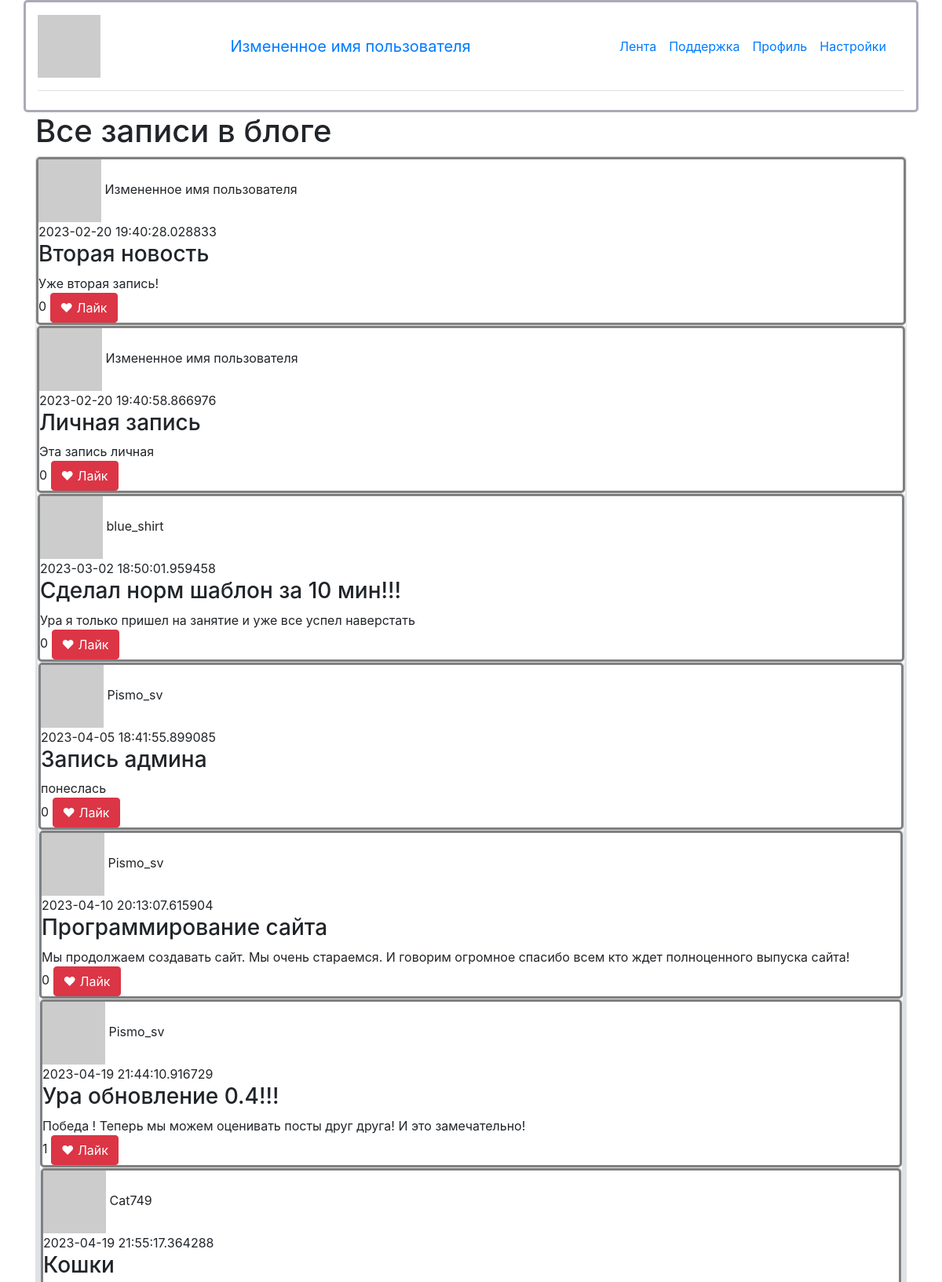
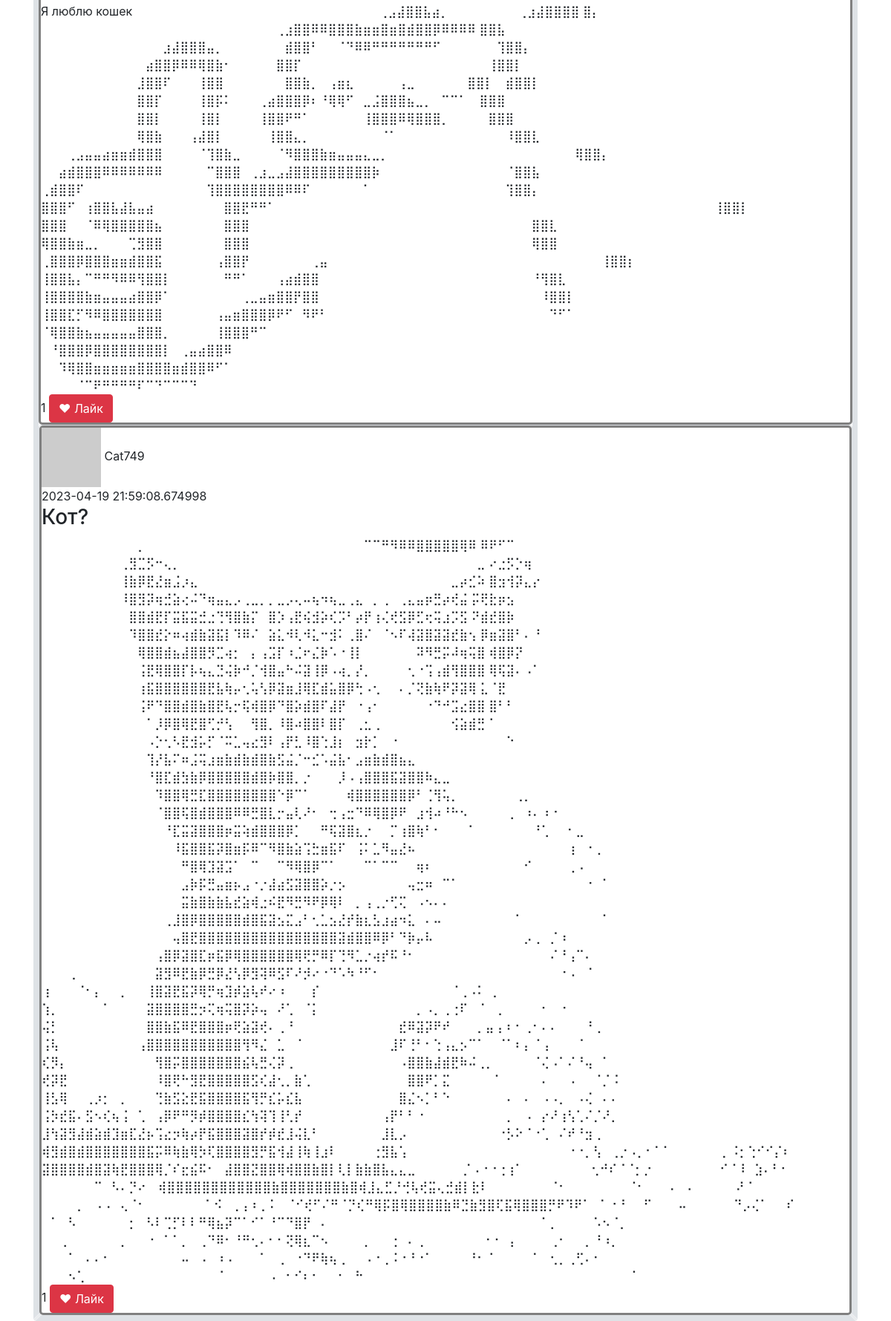
The page / (signed in) on the database its author committed (2 pictures, top to bottom).
### data/users.py (models this page shows, shortened)
class User(SqlAlchemyBase, UserMixin):
    __tablename__ = 'users'
    id = sqlalchemy.Column(sqlalchemy.Integer,
                           primary_key=True, autoincrement=True)
    name = sqlalchemy.Column(sqlalchemy.String, nullable=True)
    about = sqlalchemy.Column(sqlalchemy.String, nullable=True)
    email = sqlalchemy.Column(sqlalchemy.String,
                              index=True, unique=True, nullable=True)
    hashed_password = sqlalchemy.Column(sqlalchemy.String, nullable=True)
    created_date = sqlalchemy.Column(sqlalchemy.DateTime,
                                     default=datetime.datetime.now)
    news = orm.relationship("News", back_populates='user')
    def avatar(self, size):
        digest = md5(self.email.lower().encode('utf-8')).hexdigest()
        return 'https://www.gravatar.com/avatar/{}?d=identicon&s={}'.format(
            digest, size)

### data/news.py (models this page shows)
class News(SqlAlchemyBase):
    __tablename__ = 'news'
    id = sqlalchemy.Column(sqlalchemy.Integer,
                           primary_key=True, autoincrement=True)
    title = sqlalchemy.Column(sqlalchemy.String, nullable=True)
    content = sqlalchemy.Column(sqlalchemy.String, nullable=True)
    created_date = sqlalchemy.Column(sqlalchemy.DateTime,
                                     default=datetime.datetime.now)
    is_private = sqlalchemy.Column(sqlalchemy.Boolean, default=True)
    user_id = sqlalchemy.Column(sqlalchemy.Integer,
                                sqlalchemy.ForeignKey("users.id"))
    likes = sqlalchemy.Column(sqlalchemy.Integer, default=0)
    liked_users = sqlalchemy.Column(sqlalchemy.String)
    user = orm.relationship('User')

### main.py (the view)
@app.route("/")
def index():
    db_sess = db_session.create_session()
    if current_user.is_authenticated:
        news = db_sess.query(News).filter(
            (News.user == current_user) | (News.is_private != True))
    else:
        news = db_sess.query(News).filter(News.is_private != True)
    return render_template("index.html", news=news)

### data/db_session.py (called while the page is built)
def create_session() -> Session:
    global __factory
    return __factory()

### main.py (called while the page is built)
@login_manager.user_loader
def load_user(user_id):
    db_sess = db_session.create_session()
    return db_sess.query(User).get(user_id)

### templates/index.html (shortened to what this page needs)
{% extends "base.html" %}
{% block content %}
<h1>Все записи в блоге</h1>
{% for item in news%}
<div class="col-md6 border rounded">
    <div id="news{{loop.index}}">
        <img src="{{item.user.avatar(40)}}">
        <span>{{item.user.name}}<span/><br>
        <span>{{item.created_date}}<span/>
        <h3>{{item.title}}</h3>
        {{item.content}}
        <br>
        <span>{{item.likes}}<span/>
        {% if current_user.is_authenticated %}
            {% if not item.liked_users %}
                <a href="/like/{{item.id}}" class="btn btn-danger">
                ❤ Лайк
                </a>
            {% elif current_user.name not in item.liked_users%}
                <a href="/like/{{item.id}}" class="btn btn-danger">
                ❤ Лайк
                </a>
            {% elif current_user.name in item.liked_users %}
                <a href="/dislike/{{item.id}}" class="btn btn-secondary">
                ❤ Лайк
                </a>
            {% endif %}
        {% endif %}
</div>
{% endfor %}
{% endblock %}

### templates/base.html (shortened to what this page needs)
<!doctype html>
<html lang="en">
<head>
    <link rel="stylesheet"
          href="https://stackpath.bootstrapcdn.com/bootstrap/4.4.1/css/bootstrap.min.css"
>
</head>
<body>
<header>
    <div class="container" style="background-color: white; border:#aaabb8 solid; ">
        <header class="d-flex flex-wrap align-items-center justify-content-center justify-content-md-between py-3 mb-4 border-bottom">
            {% if current_user.is_authenticated %}
            <img src="{{current_user.avatar(80)}}">
            <a class="navbar-brand" href="/logout">{{ current_user.name }}</a>
            {% endif %}
            <ul class="nav col-12 col-md-auto mb-2 justify-content-center mb-md-0">
                <li><a href="/" class="nav-link px-2 link-secondary">Лента</a></li>
                <li><a href="#" class="nav-link px-2">Поддержка</a></li>
                <li><a href="/profile" class="nav-link px-2">Профиль</a></li>
                <li><a href="#" class="nav-link px-2" style="">Настройки</a></li>
        </header>
    </div>
</header>
<main role="main" class="container">
    {% block content %}{% endblock %}
</main>
</body>
</html>

### templates/base.html (style rules this page uses)
body { background: url(https://img.freepik.com/free-photo/white-concrete-wall_53876-92803.jpg?w=1380&t=st=1681221851~exp=1681222451~hmac=b56127937686b29879128f878f829b32c23de93e679daa4056adbcf6740c8b92); background-color: #AAABB8 background-repeat: repeat-x; background-repeat: repeat-y; background-size: 100%; }

### templates/index.html (style rules this page uses)
div { background: white; border: solid gray; border-radius: 5px; }

### rows shown on the page
User: name "Измененное имя пользователя"
News: user.name "Измененное имя пользователя", created_date "2023-02-20 19:40:28.028833", title "Вторая новость", content "Уже вторая запись!", likes "0"
News: user.name "Измененное имя пользователя", created_date "2023-02-20 19:40:58.866976", title "Личная запись", content "Эта запись личная", likes "0"
News: user.name "blue_shirt", created_date "2023-03-02 18:50:01.959458", title "Сделал норм шаблон за 10 мин!!!", content "Ура я только пришел на занятие и уже все успел наверстать", likes "0"
News: user.name "Pismo_sv", created_date "2023-04-05 18:41:55.899085", title "Запись админа", content "понеслась", likes "0"
News: user.name "Pismo_sv", created_date "2023-04-10 20:13:07.615904", title "Программирование сайта", content "Мы продолжаем создавать сайт. Мы очень стараемся. И говорим огромное спасибо всем кто ждет полноценного выпуска сайта!", likes "0"
News: user.name "Pismo_sv", created_date "2023-04-19 21:44:10.916729", title "Ура обновление 0.4!!!", content "Победа ! Теперь мы можем оценивать посты друг друга! И это замечательно!", likes "1"
News: user.name "Cat749", created_date "2023-04-19 21:55:17.364288", title "Кошки", content "Я люблю кошек ⠀⠀⠀⠀⠀⠀⠀⠀⠀⠀⠀⠀⠀⠀⠀⠀⠀⠀⠀⠀⠀⠀⠀⠀⠀⠀⠀⠀⢀⣠⣼⣿⣿⣧⣴⡀⠀⠀⠀⠀⠀⠀⠀⠀⢀⣰⣼⣿⣿⣿⣿ ⣿⡄⠀⠀⠀⠀⠀⠀⠀ ⠀⠀⠀⠀⠀⠀⠀⠀⠀⠀⠀⠀⠀⠀⠀⠀⠀⠀⠀⠀⠀⠀⠀⠀⠀⠀⠀⢀⣰⣿⣿⠿⠿⣿⣿⣿⣷⣶⣶⣿⣶⣿⣾⣿⣿⡿⠿⠿⠿⠿ ⣿⣿⣧⠀⠀⠀⠀⠀⠀ ⠀⠀⠀⠀⠀⠀⠀⠀⠀⠀⠀⠀⠀⠀⣰⣼⣿⣿⣿⣤⡀⠀⠀⠀⠀⠀⠀⠀⣾⣿⣿⠃⠀⠀⠈⠙⠿⠿⠛⠛⠛⠛⠛⠛⠛⠋⠀⠀⠀⠀⠀⠀ ⢹⣿⣿⡄⠀⠀⠀⠀ ⠀⠀⠀⠀⠀⠀⠀⠀⠀⠀⠀⠀⣴⣿⣿⡿⠿⠿⢿⣿⣷⠂⠀⠀⠀⠀⠀⣿⣿⡏⠀⠀⠀⠀⠀⠀⠀⠀⠀⠀⠀⠀⠀⠀⠀⠀⠀⠀⠀⠀⠀ ⢸⣿⣿⡇⠀⠀⠀⠀ ⠀⠀⠀⠀⠀⠀⠀⠀⠀⠀⠀⣸⣿⣿⠏⠀⠀⠀⢸⣿⣿⠀⠀⠀⠀⠀⠀⠀⣿⣿⣷⡀⠀⢠⣶⣆⠀⠀⠀⠀⠀⢠⣀⠀⠀⠀⠀⠀⠀⣿⣿⡇⠀ ⣾⣿⣿⡇⠀⠀⠀⠀ ⠀⠀⠀⠀⠀⠀⠀⠀⠀⠀⠀⣿⣿⡏⠀⠀⠀⠀⢸⣿⡯⠅⠀⠀⠀⢀⣴⣿⣿⣿⡿⠆⠘⢿⢿⠋⠀⣀⣨⣿⣿⣿⣦⣀⡀⠀⠉⠉⠁⠀ ⣿⣿⣿⠀⠀⠀⠀⠀⠀ ⠀⠀⠀⠀⠀⠀⠀⠀⠀⠀⠀⣿⣿⡇⠀⠀⠀⠀⢸⣿⡇⠀⠀⠀⠀⢸⣿⣿⠟⠛⠁⠀⠀⠀⠀⠀⠀⢸⣿⣿⣿⠿⢿⣿⣿⣿⡀⠀⠀⠀⠀ ⣿⣿⣿⠀⠀⠀⠀⠀⠀ ⠀⠀⠀⠀⠀⠀⠀⠀⠀⠀⠀⢿⣿⣷⠀⠀⠀⢠⣼⣿⡇⠀⠀⠀⠀⠀⢸⣿⣿⣄⡀⠀⠀⠀⠀⠀⠀⠀⠀⠈⠁⠀⠀⠀⠀⠀⠀⠀⠀⠀⠀⠀⠀ ⠸⣿⣿⣇⠀⠀⠀⠀ ⠀⠀⠀⢀⣠⣤⣤⣴⣶⣶⣾⣿⣿⣿⠀⠀⠀⠀⠈⢹⣿⣷⣀⠀⠀⠀⠀⠈⠻⣿⣿⣿⣷⣶⣤⣤⣤⣄⣀⡀⠀⠀⠀⠀⠀⠀⠀⠀⠀⠀⠀⠀⠀⠀⠀⠀⠀⠀⠀⠀ ⠀⢿⣿⣿⡄⠀⠀⠀ ⠀⠀⣴⣾⣿⣿⣿⠿⠿⠿⠿⠿⠿⠿⠀⠀⠀⠀⠀⠉⣿⣿⣿⠀⢀⣰⣀⣠⣼⣿⣿⣿⣿⣿⣿⣿⣿⣿⡷⠀⠀⠀⠀⠀⠀⠀⠀⠀⠀⠀⠀⠀ ⠀⠈⣿⣿⣧⠀⠀⠀ ⢀⣾⣿⣿⠏⠀⠀⠀⠀⠀⠀⠀⠀⠀⠀⠀⠀⠀⠀⢹⣿⣿⣿⣿⣿⣿⣿⣿⠿⠿⠏⠀⠀⠀⠀⠀⠀⠁⠀⠀⠀⠀⠀⠀⠀⠀⠀⠀⠀⠀⠀…", likes "1"
News: user.name "Cat749", created_date "2023-04-19 21:59:08.674998", title "Кот?", content "⠀⠀⠀⠀⠀⠀⠀⠀⠀⠀⠀⡀⠀⠀⠀⠀⠀⠀⠀⠀⠀⠀⠀⠀⠀⠀⠀⠀⠀⠀⠀⠀⠀⠀⠀⠀⠀⠉⠉⠛⠻⠿⠿⣿⣿⣿⣿⣿⢿⠿ ⠿⠟⠋⠉⠀⠀⠀⠀⠀⠀⠀⠀⠀⠀⠀ ⠀⠀⠀⠀⠀⠀⠀⠀⠀⢀⣻⣉⡫⠒⢄⡀⠀⠀⠀⠀⠀⠀⠀⠀⠀⠀⠀⠀⠀⠀⠀⠀⠀⠀⠀⠀⠀⠀⠀⠀⠀⠀⠀⠀⠀⠀⠀⠀⠀⠀⣀ ⠔⣐⡫⡑⢶⠀⠀⠀⠀⠀⠀⠀⠀⠀ ⠀⠀⠀⠀⠀⠀⠀⠀⠀⢸⣷⡿⣟⣜⣶⣨⡰⣄⠀⠀⠀⠀⠀⠀⠀⠀⠀⠀⠀⠀⠀⠀⠀⠀⠀⠀⠀⠀⠀⠀⠀⠀⠀⠀⠀⠀⠀⣀⡴⣊⠵ ⣿⣲⢺⡽⣄⡔⠀⠀⠀⠀⠀⠀⠀⠀ ⠀⠀⠀⠀⠀⠀⠀⠀⠀⠸⣿⣻⡽⢶⣚⣵⢔⠬⠙⢶⣤⣄⡠⢀⣀⡀⡀⣀⡠⢄⠤⢦⠲⢦⣀⢀⣄⠀⡀⢀⠀⢀⣄⣤⡶⣛⡴⢞⣬ ⡭⢟⣗⡶⣢⠀⠀⠀⠀⠀⠀⠀⠀⠀ ⠀⠀⠀⠀⠀⠀⠀⠀⠀⠀⣿⣿⣾⣟⡏⣭⣯⣭⣚⣐⢙⢻⣿⣷⡍⠀⣿⡱⢠⣟⢮⣺⡵⢎⡩⠃⡴⡟⢰⢌⢞⣫⡿⣋⢖⢭⣰⡩⣫ ⠝⣾⣞⣿⡷⠀⠀⠀⠀⠀⠀⠀⠀⠀ ⠀⠀⠀⠀⠀⠀⠀⠀⠀⠀⠹⣿⣿⣞⡕⠶⢴⣾⣷⣽⣯⡇⠹⠿⠌⠀⣵⣅⠺⢇⠺⣅⠒⣺⠅⢀⣿⠌⠀⠈⠢⠏⢼⣽⣿⣽⣽⣞⣷⢢ ⡿⣶⣽⣿⠃⠄⠘⠀⠀⠀⠀⠀⠀⠀ ⠀⠀⠀⠀⠀⠀⠀⠀⠀⠀⠀⢿⣿⣿⣾⣦⣼⣿⣿⡻⣉⢴⡂⠀⡄⢠⣩⡏⠰⣈⠖⣌⡷⠡⠐⢸⡇⠀⠀⠀⠀⠀⠀⠽⠻⣛⡭⠼⢶⢭⣿ ⢾⣿⡿⡝⠀⠀⠀⠀⠀⠀⠀⠀⠀⠀⠀ ⠀⠀⠀⠀⠀⠀⠀⠀⠀⠀⠀⢨⣟⢿⣿⣿⡏⡧⢦⣄⣙⢬⡷⠚⡈⢺⣿⣤⠓⠬⣽⢸⡿⠠⢴⡀⡜⡀⠀⠀⠀⠀⢂⠐⢩⢠⣾⢻⣿⣿⣿ ⢿⢯⣽⠄⠠⠁⠀⠀⠀⠀⠀⠀⠀⠀ ⠀⠀⠀⠀⠀⠀⠀⠀⠀⠀⠀⢰⣯⣿⣿⣿⣿⣿⣿⣟⣧⢷⡤⢂⢥⢣⡿⣽⣶⣸⢿⣏⣾⣥⣿⡿⢓⠠⢂⠀⠀⠄⡈⢝⣷⢷⠟⡽⣽⢿ ⣅⠈⣟⠀⠀⠀⠀⠀⠀⠀⠀⠀⠀⠀⠀ ⠀⠀⠀⠀⠀⠀⠀⠀⠀⠀⠀⢨⠟⠙⣿⣿⣾⣿⣷⣿⣟⢧⡒⢯⢾⣿⡿⠙⣿⡵⣾⣿⠏⣼⡟⠀⠐⢠⠂⠀⠀⠀⠀⠀⠐⠙⠚⣩⣔⣿⣿ ⣿⠃⠃⠀⠀⠀⠀⠀⠀⠀⠀⠀⠀⠀⠀…", likes "1"
